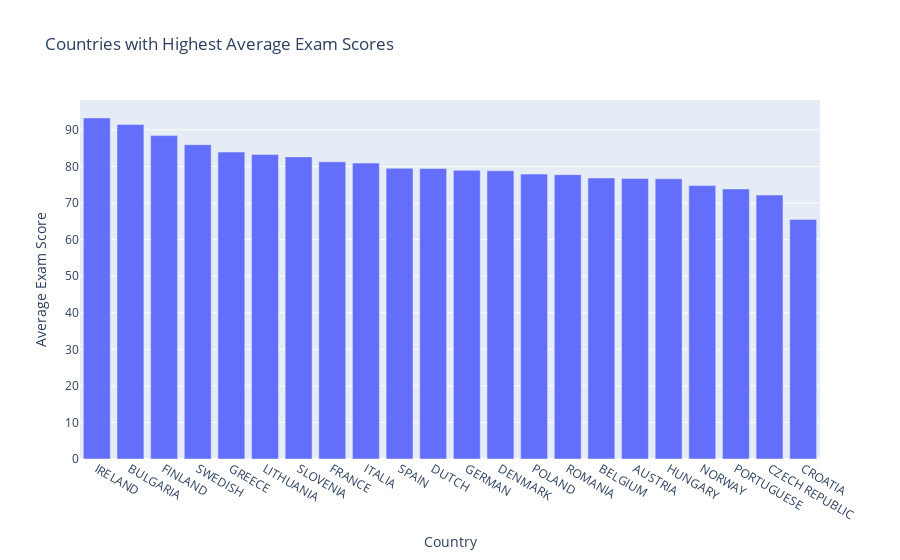

Notebook code cell kept with this figure:
### Markdown cell above
### This interactive bar chart effectively communicates the average exam scores across faculties, providing people with actionable insights into academic performance within the institution. By leveraging this visualization, educational leaders can foster continuous improvement and enhance educational outcomes for students.

### Code cell
country_avg_scores = df.groupby('COUNTRIES')['EXAM SCORE'].mean().reset_index()

# Sort countries by average exam scores in descending order
country_avg_scores = country_avg_scores.sort_values(by='EXAM SCORE', ascending=False)

# Create an interactive bar chart with Plotly
fig = px.bar(country_avg_scores, x='COUNTRIES', y='EXAM SCORE', 
             labels={'EXAMS CORE': 'average_exam_scores', 'COUNTRIES': 'Country'},
             title='Countries with Highest Average Exam Scores',
             hover_data=['EXAM SCORE'])

# Update layout
fig.update_layout(xaxis_title='Country', yaxis_title='Average Exam Score')

fig.show()

### Figure 1 — Plotly figure (JSON) as saved in the notebook; plotly's stock layout.template omitted (floating-point values rounded to 4 significant figures)
{"data": [{"alignmentgroup": "True", "hovertemplate": "Country=%{x}<br>EXAM SCORE=%{y}<extra></extra>", "legendgroup": "", "marker": {"color": "#636efa", "pattern": {"shape": ""}}, "name": "", "offsetgroup": "", "orientation": "v", "showlegend": false, "textposition": "auto", "type": "bar", "x": ["IRELAND", "BULGARIA", "FINLAND", "SWEDISH", "GREECE", "LITHUANIA", "SLOVENIA", "FRANCE", "ITALIA", "SPAIN", "DUTCH", "GERMAN", "DENMARK", "POLAND", "ROMANIA", "BELGIUM", "AUSTRIA", "HUNGARY", "NORWAY", "PORTUGUESE", "CZECH REPUBLIC", "CROATIA"], "xaxis": "x", "y": [93.28, 91.5, 88.44, 85.97, 83.95, 83.3, 82.63, 81.27, 80.93, 79.52, 79.46, 78.95, 78.83, 77.91, 77.77, 76.87, 76.7, 76.64, 74.77, 73.86, 72.19, 65.53], "yaxis": "y"}], "layout": {"autosize": true, "barmode": "relative", "legend": {"tracegroupgap": 0}, "title": {"text": "Countries with Highest Average Exam Scores"}, "xaxis": {"anchor": "y", "autorange": true, "domain": [0, 1], "range": [-0.5, 21.5], "title": {"text": "Country"}, "type": "category"}, "yaxis": {"anchor": "x", "autorange": true, "domain": [0, 1], "range": [0, 98.19], "title": {"text": "Average Exam Score"}, "type": "linear"}}}
